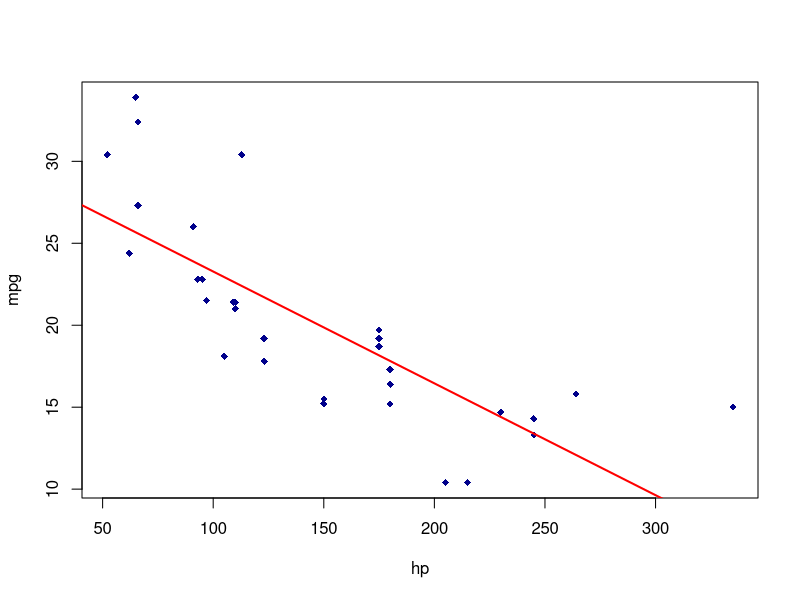
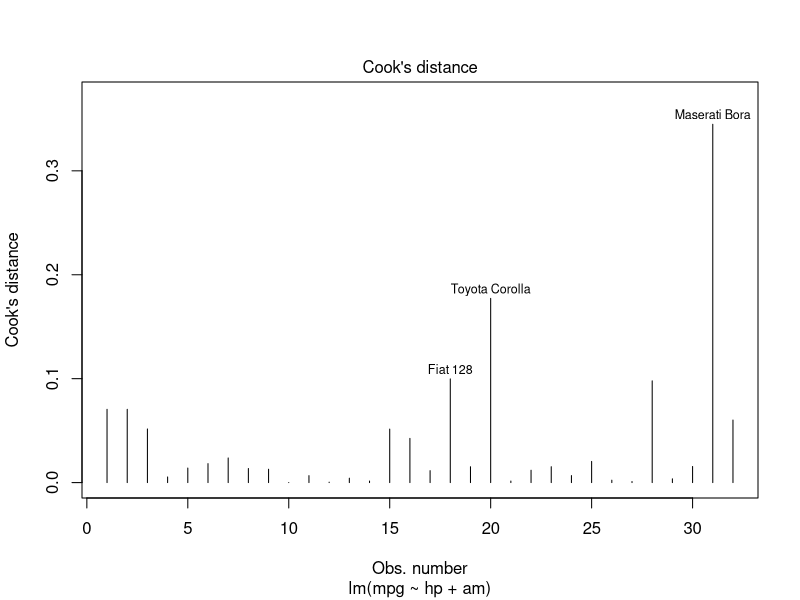
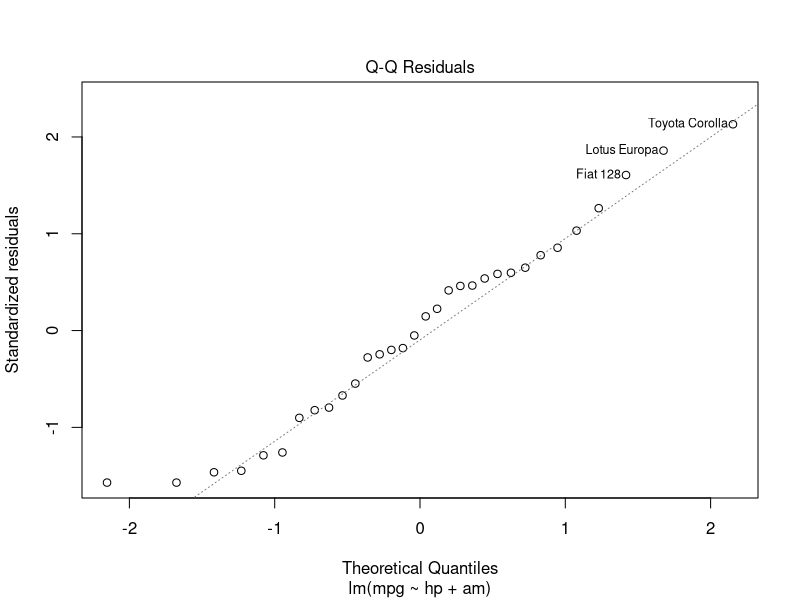
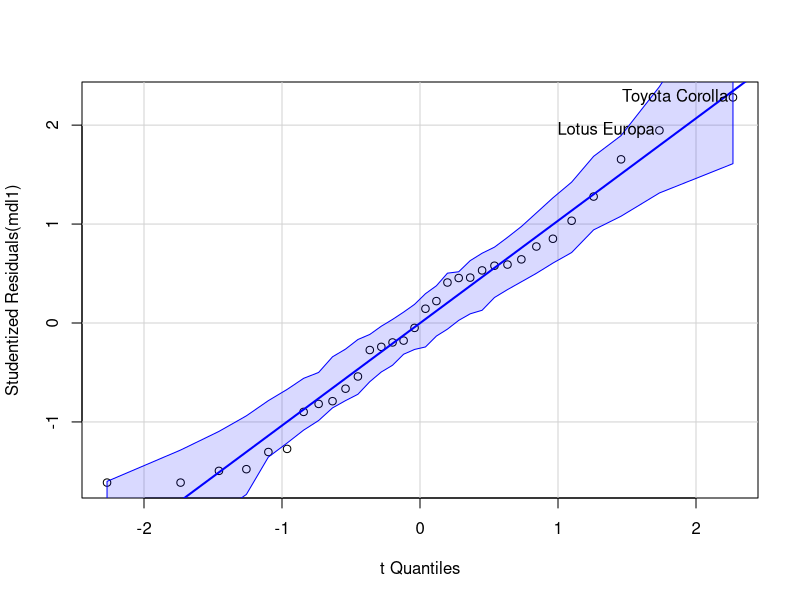
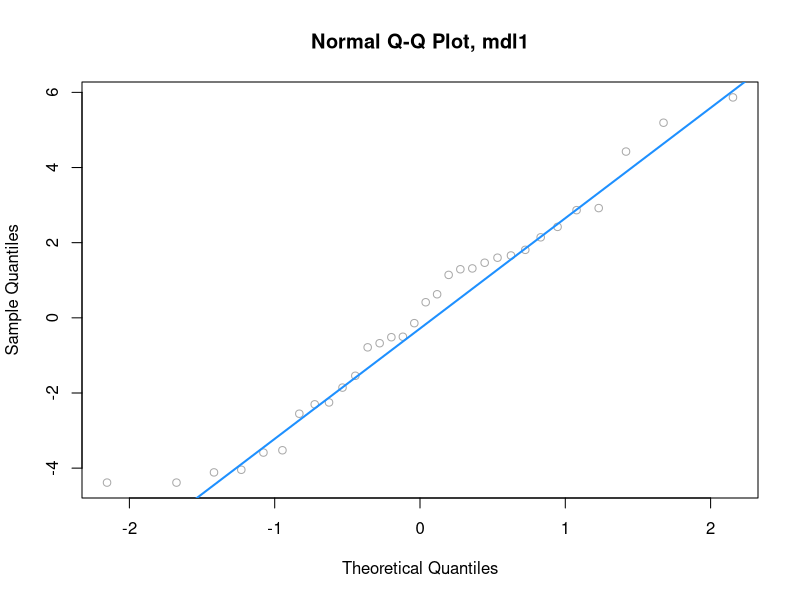
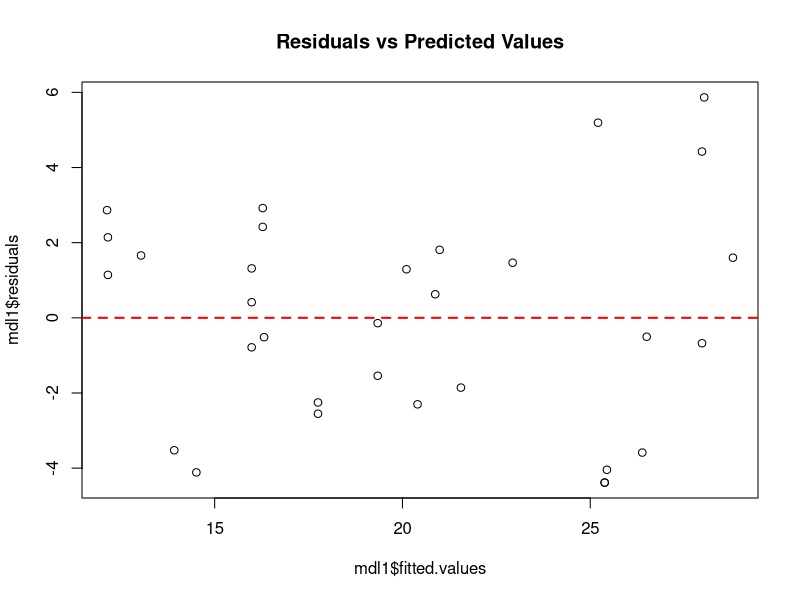
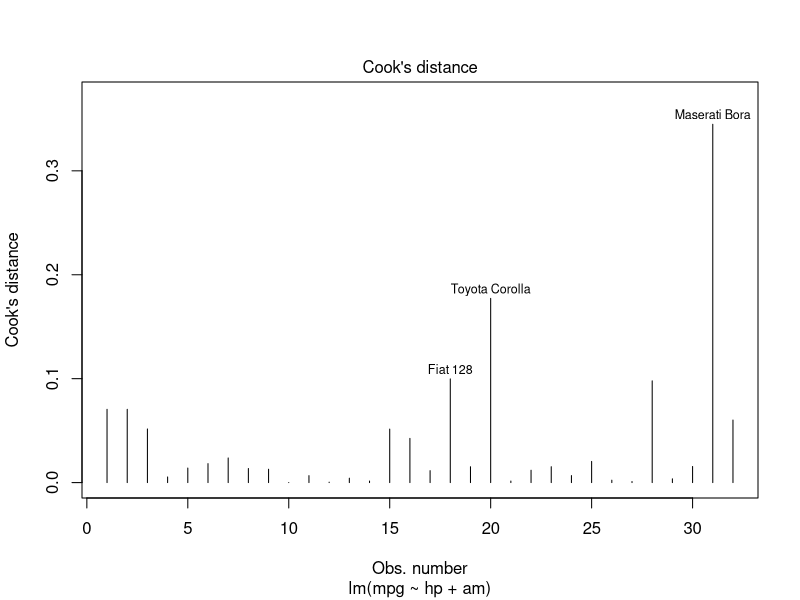
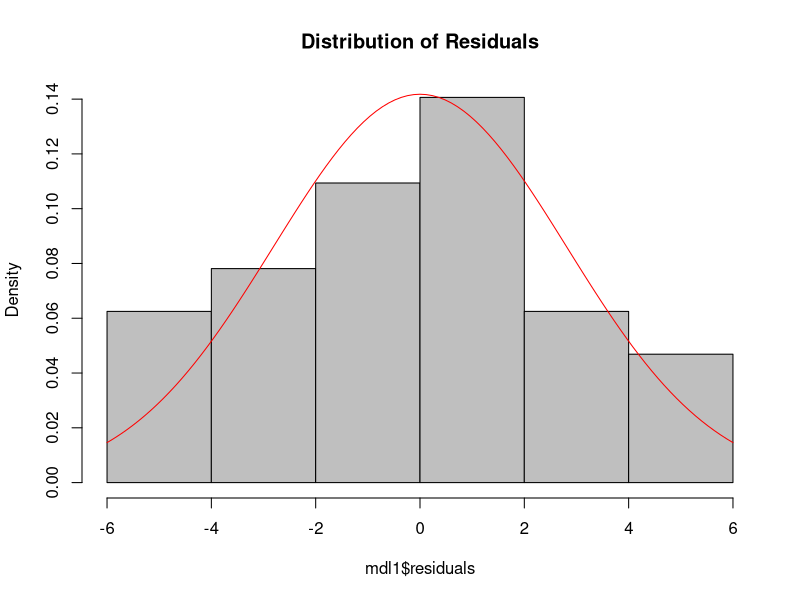

The R script that drew these images, in order:
## ---- chunk 1
knitr::opts_chunk$set(echo = TRUE)
## ---- chunk 2

library(car)
library(purrr)
## ---- chunk 3
mdl <- lm(mpg ~ hp, data = mtcars)# Linear regression equation

mdl # Intercept and beta co-efficient values

## ---- chunk 4
summary(mdl)
## ---- chunk 5
# Linear regression model with interaction term

mdl1 <- lm(mpg ~ hp+am, data = mtcars)

summary(mdl1)

## ---- chunk 6

plot(mtcars$mpg~mtcars$hp,
     col="darkblue",pch=18,
     ylab="mpg",
     xlab="hp")
abline(mdl,lwd=2,col="red")
## ---- chunk 7
# cooks distance

cd_mdl1<-cooks.distance(mdl1)

sum(cd_mdl1 > 4 / length(cd_mdl1))

plot(mdl1,which = 4)  #Cooks distance

## ---- chunk 8
plot(mdl1,which = 2)

#Alternate option1
qqPlot(mdl1)

# alternate option2
qqnorm(resid(mdl1), main = "Normal Q-Q Plot, mdl1", col = "darkgrey")
qqline(resid(mdl1), col = "dodgerblue", lwd = 2)
## ---- chunk 9

# Plot for residuals Vs fitted values

plot(mdl1$residuals~mdl1$fitted.values,main="Residuals vs Predicted Values")
abline(h=0,col="red",lty=2,lwd=2) 




plot(mdl1,which=4)


residuals(mdl1)
fitted(mdl1)

## ---- chunk 10
ncvTest(mdl1)
## ---- chunk 11
hist(mdl1$residuals,col="grey75",main="Distribution of Residuals",prob=TRUE)
curve(dnorm(x,mean(mdl1$residuals),sd(mdl1$residuals)),add=TRUE,col="red")
## ---- chunk 12

shapiro.test(resid(mdl1))
## ---- chunk 13
str(ChickWeight)

# Get the 16-week chick weights
weights <- (ChickWeight$weight[ChickWeight$Time==16])

library(MASS)
# Plot the normalized histogram
truehist(weights)
# Add the density curve to the histogram
lines(density(weights))

library(car)
qqPlot(weights)

qqPlot(Boston$tax)

## ---- chunk 14
str(mtcars)
## ---- chunk 15
wss <- function(k) {
  kmeans(mtcars, k, nstart = 25 )$tot.withinss
}

# Compute and plot wss for k = 1 to k = 15
k.values <- 1:31

# extract wss for 2-15 clusters
wss_values <- map_dbl(k.values, wss)

plot(k.values, wss_values,
       type="b", pch = 19, frame = FALSE, 
       xlab="Number of clusters K",
       ylab="Total within-clusters sum of squares")


## ---- chunk 16


tot_withinss1 <- map_dbl(1:31,function(k){
  model <- kmeans(mtcars,centers=k)
  model$tot.withinss
})
elbow_df <-data.frame(
  k=1:31,
  tot_withinss1=tot_withinss1
)

print(elbow_df)


